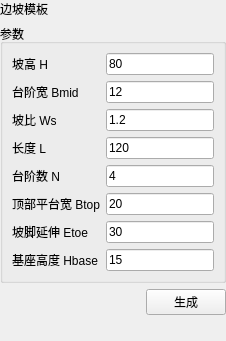
<?xml version="1.0" encoding="UTF-8"?>
<ui version="4.0">
 <class>SlopeTemplateDialog</class>
 <widget class="QWidget" name="SlopeTemplateDialog">
  <layout class="QVBoxLayout" name="mainLayout">
   <property name="leftMargin"><number>0</number></property><property name="topMargin"><number>0</number></property><property name="rightMargin"><number>0</number></property><property name="bottomMargin"><number>0</number></property><property name="spacing"><number>6</number></property>
   <item><widget class="QLabel" name="pageHeaderLabel"><property name="text"><string>边坡模板</string></property></widget></item>
   <item><widget class="QGroupBox" name="parameterGroup"><property name="title"><string>参数</string></property><layout class="QFormLayout" name="parameterForm"><property name="leftMargin"><number>9</number></property><property name="topMargin"><number>9</number></property><property name="rightMargin"><number>9</number></property><property name="bottomMargin"><number>9</number></property><item row="0" column="0"><widget class="QLabel" name="hEditLabel"><property name="text"><string>坡高 H</string></property></widget></item><item row="0" column="1"><widget class="QLineEdit" name="hEdit"><property name="minimumHeight"><number>30</number></property><property name="text"><string>80</string></property></widget></item><item row="1" column="0"><widget class="QLabel" name="benchWidthEditLabel"><property name="text"><string>台阶宽 Bmid</string></property></widget></item><item row="1" column="1"><widget class="QLineEdit" name="benchWidthEdit"><property name="minimumHeight"><number>30</number></property><property name="text"><string>12</string></property></widget></item><item row="2" column="0"><widget class="QLabel" name="slopeEditLabel"><property name="text"><string>坡比 Ws</string></property></widget></item><item row="2" column="1"><widget class="QLineEdit" name="slopeEdit"><property name="minimumHeight"><number>30</number></property><property name="text"><string>1.2</string></property></widget></item><item row="3" column="0"><widget class="QLabel" name="lenEditLabel"><property name="text"><string>长度 L</string></property></widget></item><item row="3" column="1"><widget class="QLineEdit" name="lenEdit"><property name="minimumHeight"><number>30</number></property><property name="text"><string>120</string></property></widget></item><item row="4" column="0"><widget class="QLabel" name="benchCountEditLabel"><property name="text"><string>台阶数 N</string></property></widget></item><item row="4" column="1"><widget class="QLineEdit" name="benchCountEdit"><property name="minimumHeight"><number>30</number></property><property name="text"><string>4</string></property></widget></item><item row="5" column="0"><widget class="QLabel" name="topPlatformEditLabel"><property name="text"><string>顶部平台宽 Btop</string></property></widget></item><item row="5" column="1"><widget class="QLineEdit" name="topPlatformEdit"><property name="minimumHeight"><number>30</number></property><property name="text"><string>20</string></property></widget></item><item row="6" column="0"><widget class="QLabel" name="toeExtensionEditLabel"><property name="text"><string>坡脚延伸 Etoe</string></property></widget></item><item row="6" column="1"><widget class="QLineEdit" name="toeExtensionEdit"><property name="minimumHeight"><number>30</number></property><property name="text"><string>30</string></property></widget></item><item row="7" column="0"><widget class="QLabel" name="baseHeightEditLabel"><property name="text"><string>基座高度 Hbase</string></property></widget></item><item row="7" column="1"><widget class="QLineEdit" name="baseHeightEdit"><property name="minimumHeight"><number>30</number></property><property name="text"><string>15</string></property></widget></item></layout></widget></item>
   <item><layout class="QHBoxLayout" name="buttonLayout"><item><spacer name="buttonSpacer"><property name="orientation"><enum>Qt::Horizontal</enum></property><property name="sizeHint" stdset="0"><size><width>40</width><height>20</height></size></property></spacer></item><item><widget class="QPushButton" name="generateButton"><property name="minimumHeight"><number>34</number></property><property name="text"><string>生成</string></property></widget></item></layout></item>
   <item><widget class="QLabel" name="diagramLabel"><property name="minimumHeight"><number>180</number></property><property name="alignment"><set>Qt::AlignCenter</set></property><property name="text"><string></string></property><property name="scaledContents"><bool>false</bool></property><property name="wordWrap"><bool>true</bool></property><property name="sizePolicy"><sizepolicy hsizetype="Ignored" vsizetype="Ignored"><horstretch>0</horstretch><verstretch>0</verstretch></sizepolicy></property></widget></item>
   <item><spacer name="verticalSpacer"><property name="orientation"><enum>Qt::Vertical</enum></property><property name="sizeHint" stdset="0"><size><width>20</width><height>20</height></size></property></spacer></item>
  </layout>
 </widget><resources/><connections/></ui>
